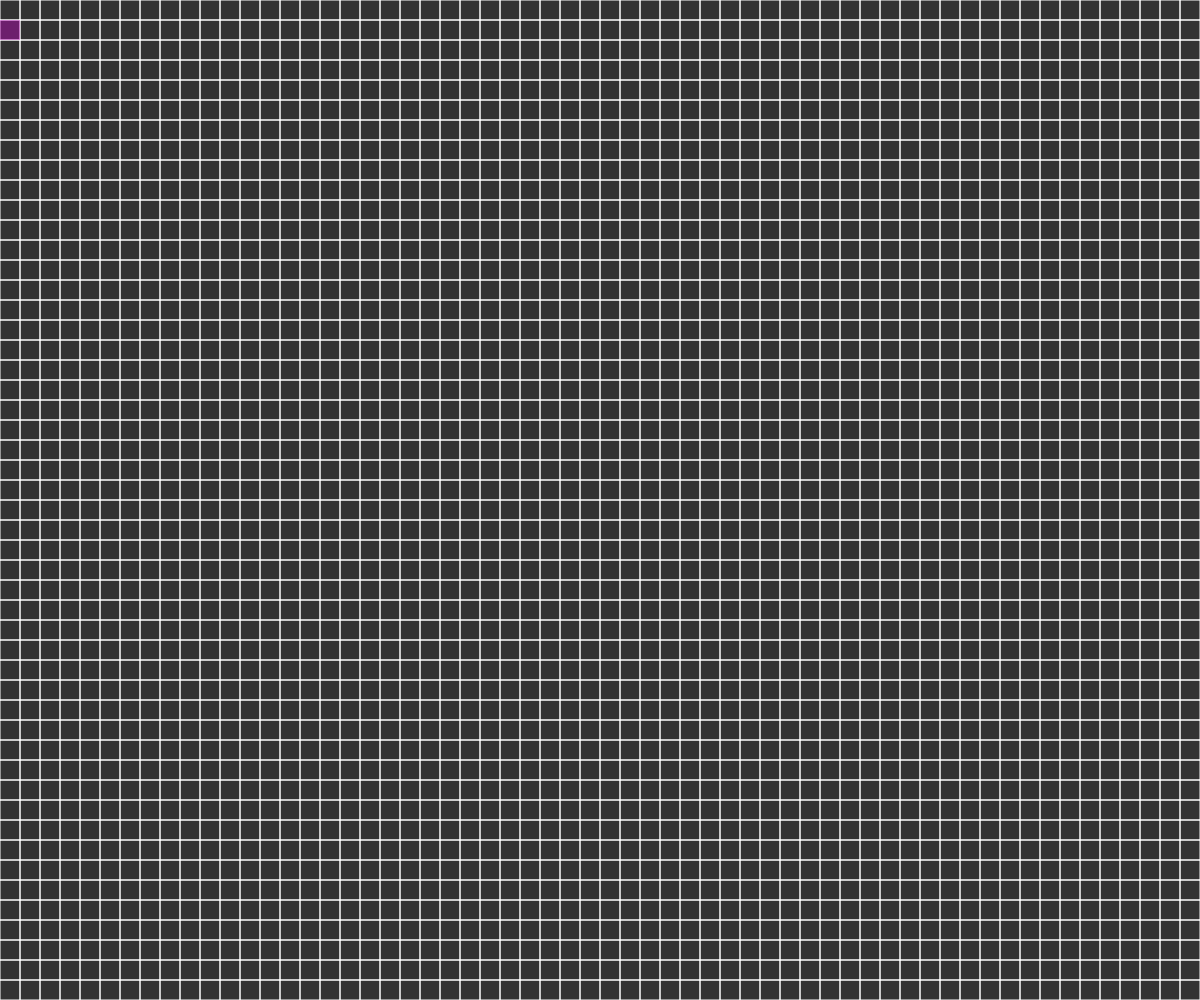
Frame 1 (no input)
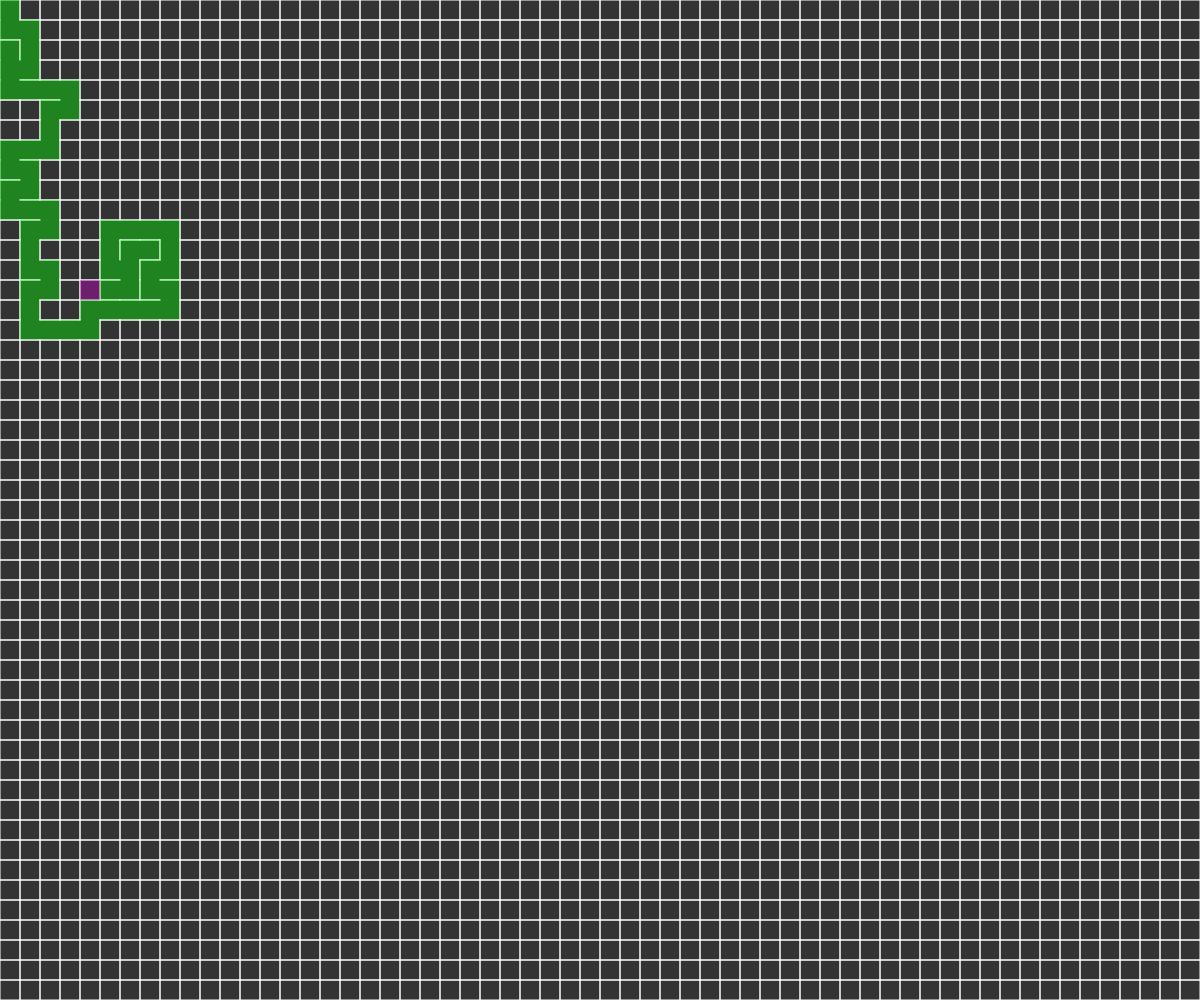
Frame 60 (no input)
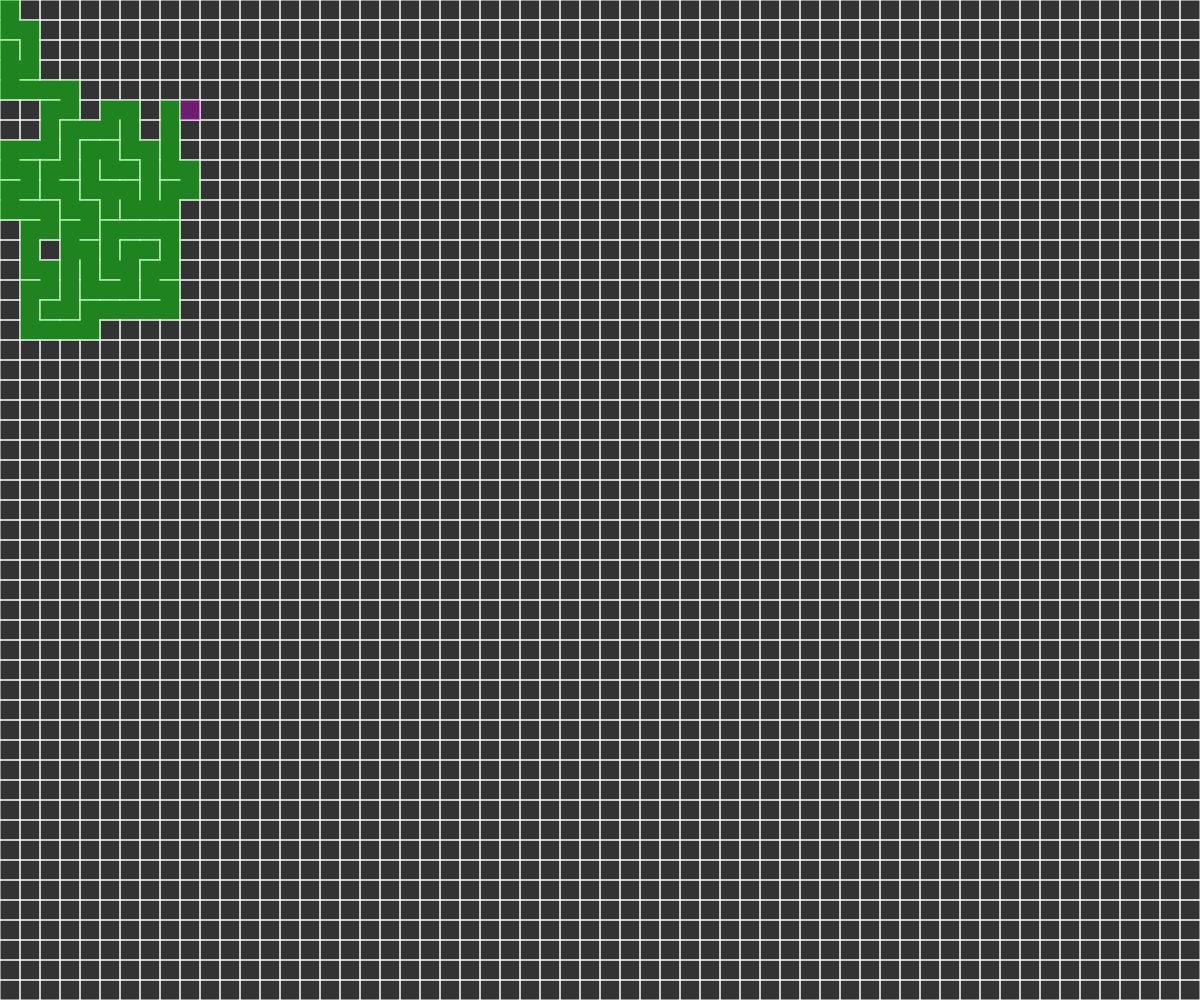
Frame 120 (the mouse pressed at the canvas centre since frame 60)

The p5.js sketch that drew these frames (run headless with seeded random() and noise() and a simulated clock; from frame 60 on, the mouse is pressed at the canvas centre):

// p5.js sketch
// ── sketch.js
let grid = [];
let stack = [];
let cellSize = 20;
let current;
let rows;
let cols;
function setup() {
  //frameRate(5);
  createCanvas(windowWidth, windowHeight);
  rows = floor(height / cellSize);
  cols = floor(width / cellSize);

  for (let j = 0; j < rows; j++) {
    for (let i = 0; i < cols; i++) {
      let cell = new Cell(i, j, cellSize);
      grid.push(cell);
    }
  }
  current = grid[0];
}
function draw() {
  background(51);
  for (let i = 0; i < grid.length; i++) {
    grid[i].show();
  }
  current.visited = true;
  let next = current.checkNeighbours();
  if (next) {
      stack.push(current)
    removeWalls(next, current);
    next.visited = true;
    current = next;
  }
  else if(stack.length>0){
      let next = stack.pop();
      current = next
  }
  current.highlight();
}
function removeWalls(next, current) {
  if (current.i - next.i === -1) {
    current.walls[1] = false;
    next.walls[3] = false;
  }
  if (current.i - next.i === 1) {
    current.walls[3] = false;
    next.walls[1] = false;
  }
  if (current.j - next.j === -1) {
    current.walls[2] = false;
    next.walls[0] = false;
  }
  if (current.j - next.j === 1) {
    current.walls[0] = false;
    next.walls[2] = false;
  }
}

// ── cell.js
class Cell {
  constructor(i, j, cellSize) {
    this.i = i;
    this.j = j;
    this.cellSize = cellSize;
    this.walls = [true, true, true, true];
    this.visited = false;
  }
  show() {
    stroke(255);
    let w = this.cellSize;
    let x = this.i * w;
    let y = this.j * w;
    if (this.walls[0]) line(x, y, x + w, y);
    if (this.walls[1]) line(x + w, y, x + w, y + w);
    if (this.walls[2]) line(x + w, y + w, x, y + w);
    if (this.walls[3]) line(x, y + w, x, y);
    if (this.visited) {
      fill(0, 255, 0, 100);
      noStroke();
      rect(x, y, w, w);
    }
  }
  index(i, j) {
    if (i < 0 || i > cols - 1 || j < 0 || j > rows - 1) {
      return -1;
    }
    return i + j * cols;
  }
  highlight() {
    let w = this.cellSize;
    let x = this.i * w;
    let y = this.j * w;
    fill(200, 0, 200, 100);
    noStroke();
    rect(x, y, w, w);
  }
  checkNeighbours() {
    let neighbours = [];
    let i = this.i;
    let j = this.j;
    let top = grid[this.index(i, j - 1)];
    let right = grid[this.index(i + 1, j)];
    let bottom = grid[this.index(i, j + 1)];
    let left = grid[this.index(i - 1, j)];
    if (top && !top.visited) {
      neighbours.push(top);
    }
    if (right && !right.visited) {
      neighbours.push(right);
    }
    if (bottom && !bottom.visited) {
      neighbours.push(bottom);
    }
    if (left && !left.visited) {
      neighbours.push(left);
    }
    if (neighbours.length > 0) {
      let index = floor(random(0, neighbours.length));
      return neighbours[index];
    } else return undefined;
  }
}
